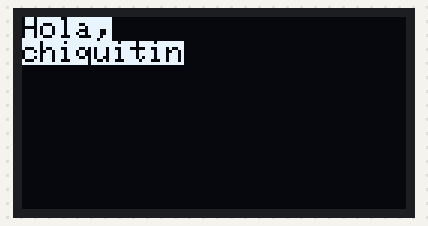
This sketch was run on a simulated Arduino Uno, built with avr-gcc and run on an emulated ATmega328P. Parts: 128×64 one-colour display.

Above: at 0.1 s.

The sketch:

display_1306.ino
```cpp
// Includes to use display ssd1306
#include <SPI.h>
#include <Wire.h>
#include <Adafruit_GFX.h>
#include <Adafruit_SSD1306.h>

#define SCREEN_WIDTH 128
#define SCREEN_HEIGHT 64
#define OLED_RESET -1
// If display dont use reset pin, add -1 in order to not waste one of your pins
Adafruit_SSD1306 display(SCREEN_WIDTH, SCREEN_HEIGHT, &Wire, OLED_RESET);

void setup() {
  Serial.begin(9600);
  // Initialize the display for the AxAA address
  display.begin(SSD1306_SWITCHCAPVCC, 0x3C);
  // This generates the splash screen (Adafruit logo at the begining)
  // display.display();
  // delay(2000);

  // delete display
  display.clearDisplay();

  // Draw a pixel in position X Y COLOR
  // display.drawPixel(64, 33, WHITE);

  // Draw a rectangle in start X Y Width Height COLOR
  // display.drawRect(0, 0, 120, 60, WHITE);
  // display.drawRect(5, 5, 110, 50, WHITE);
  // display.drawRect(10, 10, 100, 40, WHITE);

  // Draw a filled rectangle in start X Y Width Height COLOR
  // display.fillRect(0,0,120,60,WHITE);
  // display.drawRect(5,5,110,50,BLACK);
  // display.drawRect(10,10,100,40,BLACK);

  // Draw a rounded border rectangle X Y Width Height Radius COLOR
  // display.drawRoundRect(0, 0, 120, 60, 20, WHITE);

  // Draw a rounded border filled rectangle X Y Width Height Radius COLOR
  // display.fillRoundRect(0, 0, 120, 60, 20, WHITE);

  // Draw a triangle verix1 X Y  vertix2 X Y vertix3 X Y COLOR
  // display.drawTriangle(10, 10, 45, 60, 60, 60, WHITE);

  // Draw a filled triangle verix1 X Y  vertix2 X Y vertix3 X Y COLOR
  // display.fillTriangle(10, 10, 45, 60, 60, 60, WHITE);

  // display.fillRect(0,0,127,63,WHITE);
  display.setTextSize(1);
  display.setTextColor(BLACK, WHITE);
  display.setCursor(0,0);
  display.println("Hola,");
  display.println("chiquitin");
  display.display();
}

void loop() {
  // put your main code here, to run repeatedly:
}
```
